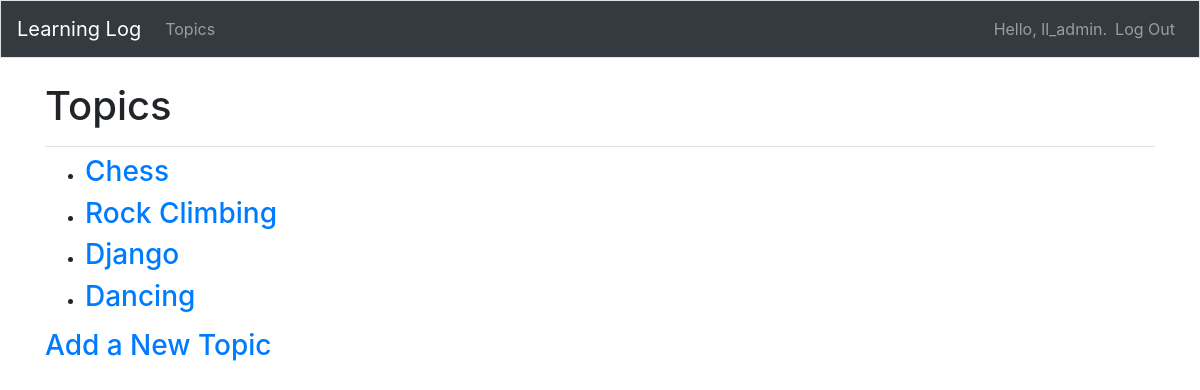
Page /topics/ (signed in) on the earlier database version.
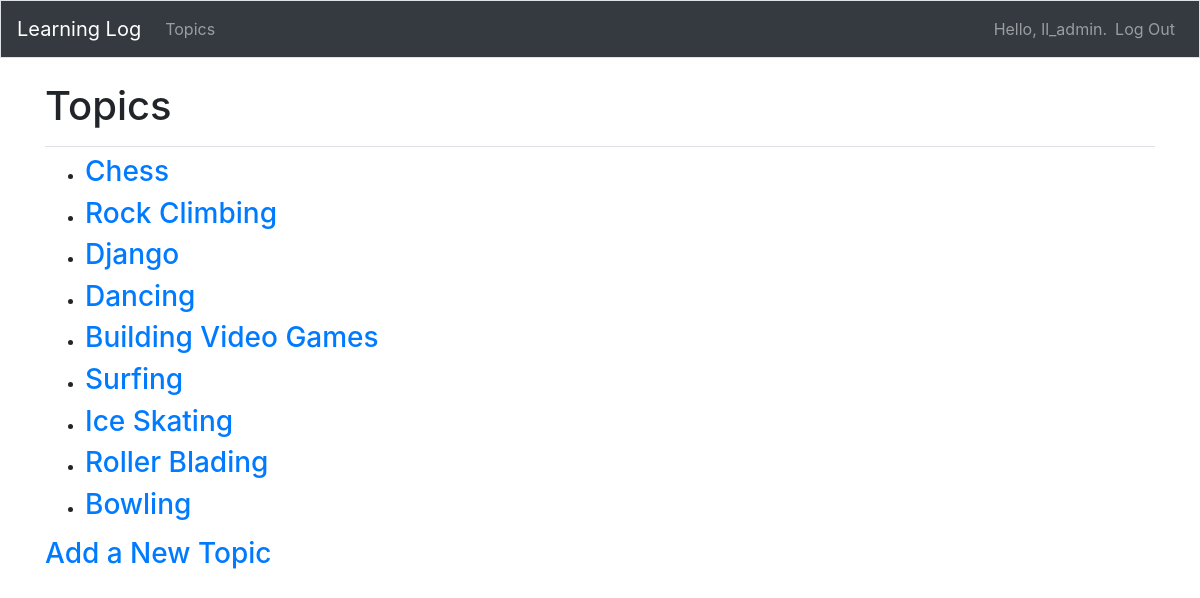
Same page on the later database version.
### learning_logs/models.py (models this page shows)
class Topic(models.Model): # This is where we create the backbone. 'Model' is included with Django for model's functionality
    text = models.CharField(max_length=200) # this attribure 'text' takes in characters via 'CharField'
    date_added = models.DateTimeField(auto_now_add=True) # this attribute passes the current data and time
    owner = models.ForeignKey(User, on_delete=models.CASCADE)
    def __str__(self): # this will return a string attribute inputted from the text attribute
        return self.text

### learning_logs/views.py (the view)
# urls.py: path('topics/', views.topics, name='topics'),
@login_required
def topics(request):
    topics = Topic.objects.filter(owner=request.user).order_by('date_added') # Here we store all the information from the class and object 'date_added' into another variable 'topics'
    context = {'topics': topics} # Here we define a context --> a key value pairing containing a set of topics from models.py
    return render(request, 'learning_logs/topics.html', context) # This is a standard render that will display the context, request, and house the file path

### learning_logs/templates/learning_logs/topics.html
{% extends "learning_logs/base.html" %}
{% block page_header%}
<h1>Topics</h1>
{% endblock page_header%}
{% block content %}
<ul>
    {% for topic in topics %}
    <li>
        <h3><a href="{% url 'learning_logs:topic' topic.id %}">{{ topic }}</a></h3>
    </li>
    {% empty %}
    <li><h3>No Topics have been added yet.</h3></li>
    {% endfor %}
</ul>
<h3><a href="{%  url 'learning_logs:new_topic' %}">Add a New Topic</a> </h3>
{% endblock content %}

### learning_logs/templates/learning_logs/base.html (shortened to what this page needs)
{% load bootstrap4 %}
<!DOCTYPE HTML>
<html lang="en">
<head>
    {% bootstrap_css %}
</head>
<body>
<nav class="navbar navbar-expand-md navbar-dark bg-dark mb-4 border">
    <a class="navbar-brand" href="{% url 'learning_logs:index' %}">Learning Log</a>
    <div class="collapse navbar-collapse" id="navbarCollapse">
        <ul class="navbar-nav mr-auto">
            <li class="nav-item">
                <a class="nav-link" href="{% url 'learning_logs:topics' %}">Topics</a>
            </li>
        </ul>
        <ul class="navbar-nav ml-auto">
            {% if user.is_authenticated %}
            <li class="nav-item">
                <span class="navbar-text"}">Hello, {{ user.username }}.</span>
            </li>
            <li class="nav-item">
                <a class="nav-link" href="{% url 'users:logout' %}">Log Out</a>
            </li>
            {% endif %}
        </ul>
    </div>
</nav>
<main role="main" class="container">
    <div class="pb-2 mb-2 border-bottom">
        {% block page_header %}{% endblock page_header %}
    </div>
    <div>
        {% block content %}{% endblock content %}
    </div>
</main>
</body>
</html>

Differences in the rows shown:
added Topic: text "Building Video Games"
added Topic: text "Surfing"
added Topic: text "Ice Skating"
added Topic: text "Roller Blading"
added Topic: text "Bowling"
